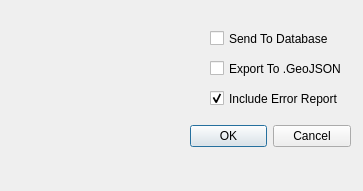
<?xml version="1.0" encoding="UTF-8"?>
<ui version="4.0">
 <class>Dialog</class>
 <widget class="QDialog" name="Dialog">
  <property name="geometry">
   <rect>
    <x>0</x>
    <y>0</y>
    <width>363</width>
    <height>191</height>
   </rect>
  </property>
  <property name="sizePolicy">
   <sizepolicy hsizetype="Fixed" vsizetype="Fixed">
    <horstretch>0</horstretch>
    <verstretch>0</verstretch>
   </sizepolicy>
  </property>
  <property name="windowTitle">
   <string>Dialog</string>
  </property>
  <property name="sizeGripEnabled">
   <bool>false</bool>
  </property>
  <widget class="QDialogButtonBox" name="buttonBox">
   <property name="geometry">
    <rect>
     <x>190</x>
     <y>120</y>
     <width>161</width>
     <height>32</height>
    </rect>
   </property>
   <property name="orientation">
    <enum>Qt::Horizontal</enum>
   </property>
   <property name="standardButtons">
    <set>QDialogButtonBox::Cancel|QDialogButtonBox::Ok</set>
   </property>
  </widget>
  <widget class="QCheckBox" name="sendDatabase">
   <property name="geometry">
    <rect>
     <x>210</x>
     <y>30</y>
     <width>131</width>
     <height>17</height>
    </rect>
   </property>
   <property name="text">
    <string>Send To Database</string>
   </property>
  </widget>
  <widget class="QCheckBox" name="sendGeoJSON">
   <property name="geometry">
    <rect>
     <x>210</x>
     <y>60</y>
     <width>131</width>
     <height>17</height>
    </rect>
   </property>
   <property name="text">
    <string>Export To .GeoJSON</string>
   </property>
  </widget>
  <widget class="QCheckBox" name="sendError">
   <property name="enabled">
    <bool>true</bool>
   </property>
   <property name="geometry">
    <rect>
     <x>210</x>
     <y>90</y>
     <width>131</width>
     <height>17</height>
    </rect>
   </property>
   <property name="autoFillBackground">
    <bool>false</bool>
   </property>
   <property name="text">
    <string>Include Error Report</string>
   </property>
   <property name="checked">
    <bool>true</bool>
   </property>
  </widget>
  <widget class="QLabel" name="label">
   <property name="geometry">
    <rect>
     <x>10</x>
     <y>10</y>
     <width>171</width>
     <height>171</height>
    </rect>
   </property>
   <property name="text">
    <string/>
   </property>
   <property name="pixmap">
    <pixmap>../../../../OneDrive - Colorado Barricade Company, LLC/Documents/Faux Desktop/Company Data Collection/CB ART/TC LOGO.svg</pixmap>
   </property>
   <property name="scaledContents">
    <bool>true</bool>
   </property>
  </widget>
 </widget>
 <resources/>
 <connections>
  <connection>
   <sender>buttonBox</sender>
   <signal>accepted()</signal>
   <receiver>Dialog</receiver>
   <slot>accept()</slot>
   <hints>
    <hint type="sourcelabel">
     <x>248</x>
     <y>254</y>
    </hint>
    <hint type="destinationlabel">
     <x>157</x>
     <y>274</y>
    </hint>
   </hints>
  </connection>
  <connection>
   <sender>buttonBox</sender>
   <signal>rejected()</signal>
   <receiver>Dialog</receiver>
   <slot>reject()</slot>
   <hints>
    <hint type="sourcelabel">
     <x>316</x>
     <y>260</y>
    </hint>
    <hint type="destinationlabel">
     <x>286</x>
     <y>274</y>
    </hint>
   </hints>
  </connection>
  <connection>
   <sender>sendGeoJSON</sender>
   <signal>toggled(bool)</signal>
   <receiver>sendGeoJSON</receiver>
   <slot>setChecked(bool)</slot>
   <hints>
    <hint type="sourcelabel">
     <x>275</x>
     <y>58</y>
    </hint>
    <hint type="destinationlabel">
     <x>275</x>
     <y>58</y>
    </hint>
   </hints>
  </connection>
  <connection>
   <sender>sendDatabase</sender>
   <signal>toggled(bool)</signal>
   <receiver>sendDatabase</receiver>
   <slot>setChecked(bool)</slot>
   <hints>
    <hint type="sourcelabel">
     <x>275</x>
     <y>28</y>
    </hint>
    <hint type="destinationlabel">
     <x>275</x>
     <y>28</y>
    </hint>
   </hints>
  </connection>
  <connection>
   <sender>sendError</sender>
   <signal>toggled(bool)</signal>
   <receiver>sendError</receiver>
   <slot>setChecked(bool)</slot>
   <hints>
    <hint type="sourcelabel">
     <x>275</x>
     <y>88</y>
    </hint>
    <hint type="destinationlabel">
     <x>275</x>
     <y>88</y>
    </hint>
   </hints>
  </connection>
 </connections>
</ui>
